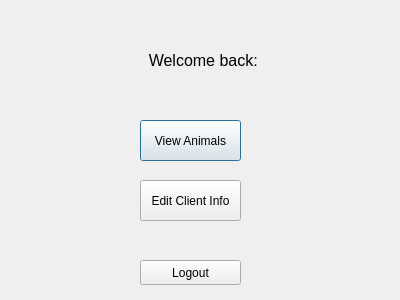
<?xml version="1.0" encoding="UTF-8"?>
<ui version="4.0">
 <class>ClientHomepage</class>
 <widget class="QDialog" name="ClientHomepage">
  <property name="geometry">
   <rect>
    <x>0</x>
    <y>0</y>
    <width>400</width>
    <height>300</height>
   </rect>
  </property>
  <property name="windowTitle">
   <string>Dialog</string>
  </property>
  <property name="styleSheet">
   <string notr="true">QDialog{
background-color:#191919;
}

Line{
color:#fff;
}

QProgressBar{
border: 2px solid grey;
border-radius: 5px;
}

QProgressBar::chunk{
background-color: #c23b22;
}

QPushButton{
color: #fff;
background-color:#c23b22;
border-radius:7px;
min-height: 20px;
}

QPushButton:hover{
color:ccc;
border-color:#2d89ef;
border-width:2px;
}

QLabel{
color: #ffffff
}

QTabWidget{
background-color: #1d1d1d;
}

QTabWidget::pane{
background-color: #1d1d1d;
}

QTabWidget QStackedWidget &gt; QWidget {
background-color: #1d1d1d;
}

QLineEdit{
border-radius: 4px;
min-height: 20px;
}

QTabBar{
background-color: #1d1d1d;
}

QTabBar::tab{
background-color: #4d4d4d;
border: 1px solid black;
min-height: 15px;
min-width: 100px;
color: #ffffff;
}

QTabBar::tab:selected{
background-color: #ffffff;
color: #000000;
}

QTabBar::tab:hover{
background-color: #aaaaaa;
}

QRadioButton{
color: #ffffff;
}

QCheckBox{
color: #ffffff;
}</string>
  </property>
  <widget class="QPushButton" name="lbViewAnimals">
   <property name="geometry">
    <rect>
     <x>140</x>
     <y>120</y>
     <width>101</width>
     <height>41</height>
    </rect>
   </property>
   <property name="text">
    <string>View Animals</string>
   </property>
  </widget>
  <widget class="QPushButton" name="lbLogout">
   <property name="geometry">
    <rect>
     <x>140</x>
     <y>260</y>
     <width>101</width>
     <height>25</height>
    </rect>
   </property>
   <property name="text">
    <string>Logout</string>
   </property>
  </widget>
  <widget class="QLabel" name="lbUserWelcome">
   <property name="geometry">
    <rect>
     <x>30</x>
     <y>40</y>
     <width>351</width>
     <height>41</height>
    </rect>
   </property>
   <property name="font">
    <font>
     <pointsize>12</pointsize>
    </font>
   </property>
   <property name="text">
    <string>Welcome back: </string>
   </property>
   <property name="alignment">
    <set>Qt::AlignCenter</set>
   </property>
  </widget>
  <widget class="QPushButton" name="lbEditClient">
   <property name="geometry">
    <rect>
     <x>140</x>
     <y>180</y>
     <width>101</width>
     <height>41</height>
    </rect>
   </property>
   <property name="text">
    <string>Edit Client Info</string>
   </property>
  </widget>
 </widget>
 <resources/>
 <connections/>
</ui>
